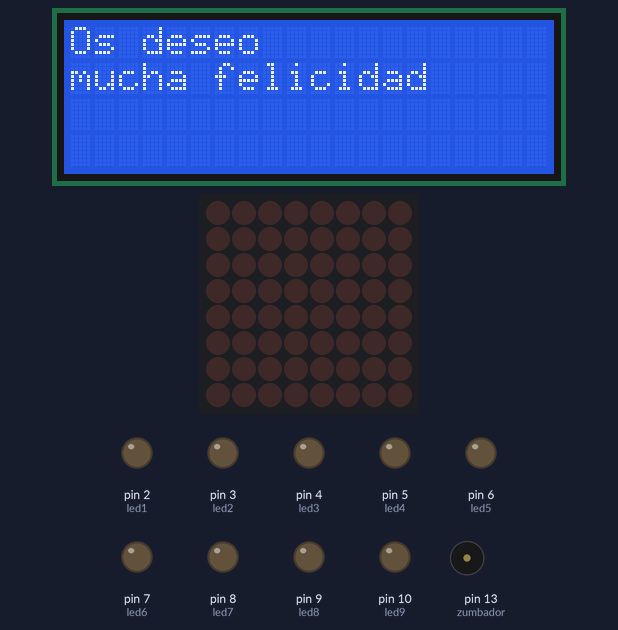
Bench run of a sketch on a simulated Arduino Uno, built with avr-gcc and run on an emulated ATmega328P. Parts: 20×4 character LCD, 8×8 LED matrix, output pins drawn as LEDs (lit = HIGH), buzzer (waves = sounding).

Above: at 5.1 s.
At 10.1 s:
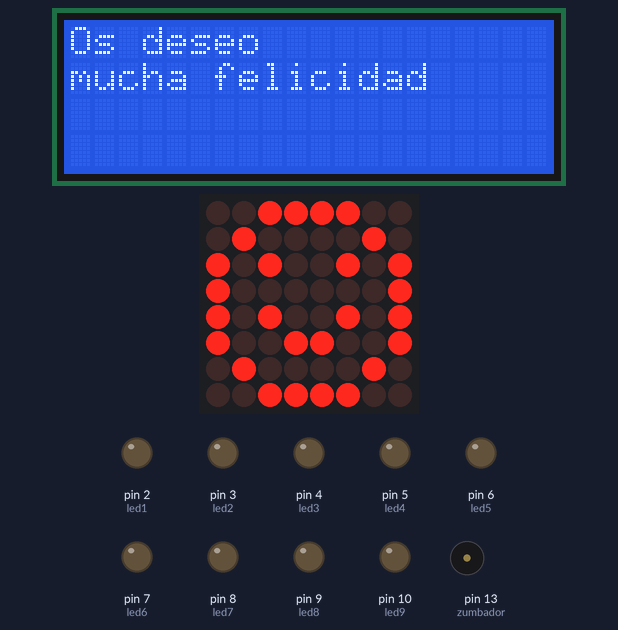
At 17.2 s:
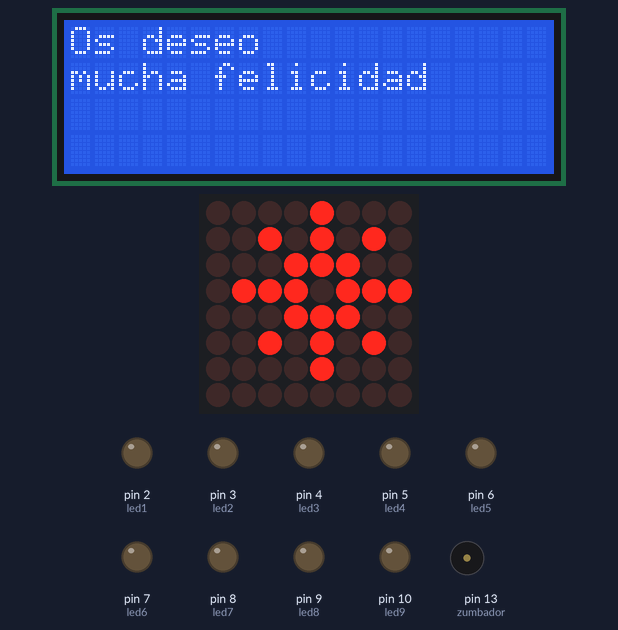
At 21.6 s:
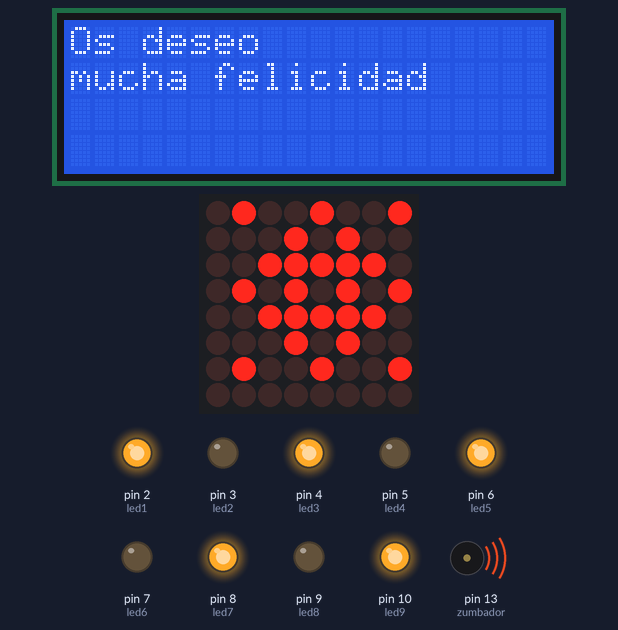
At 26.0 s:
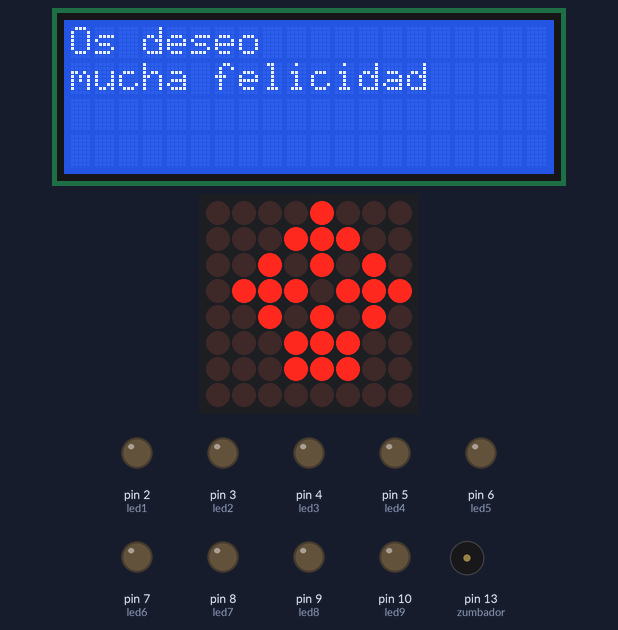
At 30.7 s:
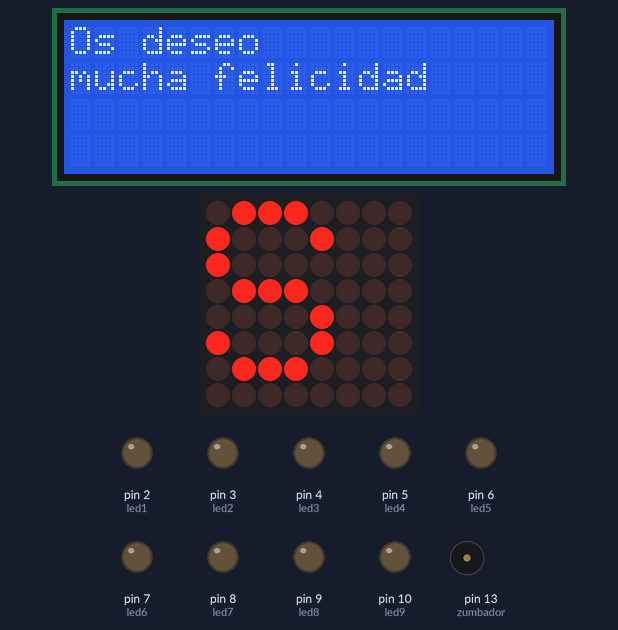
Timing chart, 0 to 40.0 s (numbered marks = the images above):
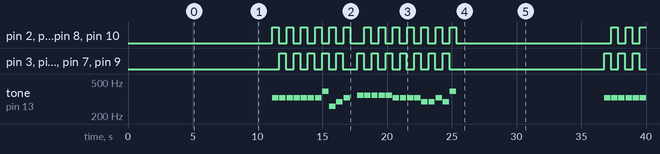

Measured:
- by itself, pin 3 (led2), pin 5 (led4), pin 7 (led6), pin 9 (led8): LOW → HIGH at 11.7 s, → LOW 0.50 s later, → HIGH 0.60 s later, → LOW 0.50 s later, … (30 changes in this stretch)
- by itself, tone on pin 13 (zumbador): plays 329 Hz for 0.50 s, 329 Hz for 0.50 s, 329 Hz for 0.50 s, 329 Hz for 0.50 s, 329 Hz for 0.50 s, 329 Hz for 0.50 s … (31 notes in this stretch)
- what the display in image 0 shows lasts 5.0 s, from 5.1 s to 10.1 s
- what the display in image 1 shows lasts 1.0 s, from 10.1 s to 11.1 s
- what the display in image 4 shows lasts 1.0 s, from 25.9 s to 26.9 s

The sketch:

navidad_led_buzzer_matriz.ino
```cpp
#include <Adafruit_GFX.h>
#include <gfxfont.h>

#include <Wire.h>
#include <Adafruit_GFX.h>
#include "Adafruit_LEDBackpack.h"

//#include <LCD.h>
#include <LiquidCrystal_I2C.h>

Adafruit_8x8matrix matrix = Adafruit_8x8matrix();

/*
 * CONEXIONES
 *  Del pin 2 hasta el 10 para los leds.
 *  Zumbador en el 13
 *  Matrix en el I²C
 */

/* declaracion objeto LCD */
#define I2C_ADDR          0x27
//LiquidCrystal_I2C      lcd(I2C_ADDR, En_pin,Rw_pin,Rs_pin,D4_pin,D5_pin,D6_pin,D7_pin);
LiquidCrystal_I2C      lcd(I2C_ADDR, 20,4);

/* Declaración de las frecuencias de las notas musicales */

const float c = 261.63; // Do (Octava 0)
const float d = 293.66; // Re (Octava 0)
const float e = 329.63; // Mi (Octava 0)
const float f = 349.23; // Fa (Octava 0)
const float g = 392.00; // Sol (Octava 0)
const float gS = 415.30;  // Sol# (Octava 0)
const float a = 440.00; // La (Octava 0)
const float b = 466.16; // La# (Octava 0)
const float cH = 523.25;   // Do (Octava 1)
const float cSH = 554.37;  // Do# (Octava 1)
const float dH = 587.33; // Re (Octava 1)
const float dSH = 622.25; // Re# (Octava 1)
const float eH = 659.26; // Mi (Octava 1)
const float fH = 698.46; // Fa (Octava 1)
const float fSH = 739.99; // Fa# (Octava 1)
const float gH = 783.99;  // Sol (Octava 1)
const float gSH = 830.61; // Sol# (Octava 1)
const float aH = 880.00; // La (Octava 1)

const int zumbador = 13; // Pin digital para el zumbador

const int led1 = 2; // Pin digital para el LED 1
const int led2 = 3; // Pin digital para el LED 2
const int led3 = 4; // Pin digital para el LED 3
const int led4 = 5; // Pin digital para el LED 4
const int led5 = 6; // Pin digital para el LED 5
const int led6 = 7; // Pin digital para el LED 6
const int led7 = 8; // Pin digital para el LED 7
const int led8 = 9; // Pin digital para el LED 8
const int led9 = 10; // Pin digital para el LED 9


int contador = 0;

/*
 * Declaracion de los smiles, muñecos, numeros
 * y constantes usadas para la matrix
 *
 */

boolean cambia_cara = true;

static const uint8_t PROGMEM
  smile_bmp[] =
  { B00111100,
    B01000010,
    B10100101,
    B10000001,
    B10100101,
    B10011001,
    B01000010,
    B00111100 },


  copoNieve1_bmp[] =
  { B00011100,
    B01010101,
    B11001001,
    B01110111,
    B01001001,
    B00101010,
    B00011100,
    B00000000
   },

  copoNieve2_bmp[] =
  { B00001000,
    B00101010,
    B00011100,
    B01110111,
    B00011100,
    B00101010,
    B00001000,
    B00000000
  },

  copoNieve3_bmp[] =
  { B00010100,
    B00101010,
    B01011101,
    B00101010,
    B01011101,
    B00101010,
    B00010100,
    B00000000
  },

  copoNieve4_bmp[] =
  { B01001001,
    B00010100,
    B00111110,
    B01010101,
    B00111110,
    B00010100,
    B01001001,
    B00000000
  },

  copoNieve5_bmp[] =
  { B00001000,
    B00110110,
    B00101010,
    B01011101,
    B00101010,
    B00110110,
    B00001000,
    B00000000
  },

  copoNieve6_bmp[] =
  { B00001000,
    B00011100,
    B00101010,
    B01110111,
    B00101010,
    B00011100,
    B00011100,
    B00000000
  };

/*
 * funcion texto, pintara el texto de agradecimiento
 */
void texto(){
    matrix.clear();
    matrix.setTextSize(0.1);
    matrix.setTextWrap(false);  // we dont want text to wrap so it scrolls nicely
    matrix.setTextColor(LED_ON);
    for (int8_t x=0; x>=-36; x--) {
      matrix.clear();
      matrix.setCursor(x,0);
      matrix.print("GRACIAS");
      matrix.writeDisplay();
      delay(100);
    }

}

/*
 * funcion cara. mostrara la carita, smail o lo que sea
 */

void cara(){

  if (cambia_cara) {
    matrix.clear();
    matrix.drawBitmap(0, 0, smile_bmp, 8, 8, LED_ON);
    matrix.writeDisplay();
    delay(50);
    cambia_cara = !cambia_cara;
  }else{
    /*
    matrix.clear();
    matrix.drawBitmap(0, 0, copoNieve1_bmp, 8, 8, LED_ON);
    matrix.writeDisplay();
    delay(300);
    matrix.clear();
    matrix.drawBitmap(0, 0, copoNieve2_bmp, 8, 8, LED_ON);
    matrix.writeDisplay();
    delay(300);
    matrix.clear();
    matrix.drawBitmap(0, 0, copoNieve3_bmp, 8, 8, LED_ON);
    matrix.writeDisplay();
    delay(300);
    matrix.clear();
    matrix.drawBitmap(0, 0, copoNieve4_bmp, 8, 8, LED_ON);
    matrix.writeDisplay();
    delay(300);
    matrix.clear();
    matrix.drawBitmap(0, 0, copoNieve5_bmp, 8, 8, LED_ON);
    matrix.writeDisplay();
    delay(300);
    matrix.clear();
    matrix.drawBitmap(0, 0, copoNieve6_bmp, 8, 8, LED_ON);
    matrix.writeDisplay();
    */
  }
}

void tono(int frecuencia, int duracion) {
  // Suena el tono en el zumbador
  tone(zumbador, frecuencia, duracion);

  // Se encienden los leds alternamente
  if(contador % 2 == 0){
    digitalWrite(led1, HIGH);
    digitalWrite(led3, HIGH);
    digitalWrite(led5, HIGH);
    digitalWrite(led7, HIGH);
    digitalWrite(led9, HIGH);
    delay(duracion);
    digitalWrite(led1, LOW);
    digitalWrite(led3, LOW);
    digitalWrite(led5, LOW);
    digitalWrite(led7, LOW);
    digitalWrite(led9, LOW);

  }
  else {
    digitalWrite(led2, HIGH);
    digitalWrite(led4, HIGH);
    digitalWrite(led6, HIGH);
    digitalWrite(led8, HIGH);
    delay(duracion);
    digitalWrite(led2, LOW);
    digitalWrite(led4, LOW);
    digitalWrite(led6, LOW);
    digitalWrite(led8, LOW);
  }
  //cara();
  // Para de sonar el tono en el zumbador
  noTone(zumbador);
  delay(50);

  // Se incrementa el contador
  contador++;
}

void villancico(){
  digitalWrite(zumbador,LOW);
  matrix.clear();
  matrix.drawBitmap(0, 0, copoNieve1_bmp, 8, 8, LED_ON);
  matrix.writeDisplay();
  matrix.clear();
  matrix.drawBitmap(0, 0, copoNieve2_bmp, 8, 8, LED_ON);
  matrix.writeDisplay();
  tono(e, 500);
  tono(e, 500);
  tono(e, 500);
  tono(e, 500);
  tono(e, 500);
  tono(e, 500);
  tono(e, 500);
  tono(g, 500);
  tono(c, 500);
  tono(d, 500);
  tono(e, 500);
  delay(500);
  matrix.clear();
  matrix.drawBitmap(0, 0, copoNieve3_bmp, 8, 8, LED_ON);
  matrix.writeDisplay();
  matrix.clear();
  matrix.drawBitmap(0, 0, copoNieve4_bmp, 8, 8, LED_ON);
  matrix.writeDisplay();

  tono(f, 500);
  tono(f, 500);
  tono(f, 500);
  tono(f, 500);
  tono(f, 500);
  tono(e, 500);
  tono(e, 500);
  tono(e, 500);
  tono(e, 500);
  tono(d, 500);
  tono(d, 500);
  tono(e, 500);
  tono(d, 500);
  tono(g, 500);
  delay(500);

  matrix.clear();
  matrix.drawBitmap(0, 0, copoNieve5_bmp, 8, 8, LED_ON);
  matrix.writeDisplay();
  matrix.clear();
  matrix.drawBitmap(0, 0, copoNieve6_bmp, 8, 8, LED_ON);
  matrix.writeDisplay();
}
void setup() {
  Serial.begin(9600);

  /* declaro pin para zumbador y leds */
  pinMode(zumbador, OUTPUT);
  pinMode(led1, OUTPUT);
  pinMode(led2, OUTPUT);
  pinMode(led3, OUTPUT);
  pinMode(led2, OUTPUT);
  pinMode(led4, OUTPUT);
  pinMode(led5, OUTPUT);
  pinMode(led6, OUTPUT);
  pinMode(led7, OUTPUT);
  pinMode(led8, OUTPUT);
  pinMode(led9, OUTPUT);

  /* declaro LCD 16x2 */
  lcd.init();
  //lcd.setBacklight(HIGH);
  lcd.backlight();

  /* declaro matrix */
  matrix.begin(0x70);  // pass in the address
  matrix.clear();
  delay(5000);
}

void loop() {
    /* lo mandamos al LCD-I2C */
    matrix.clear();
    lcd.setCursor(0,0);
    lcd.print("Os deseo");
    lcd.setCursor(0,1);
    lcd.print("mucha felicidad");
    delay(5000);
    cara();
    delay(1000);
    villancico();
    delay(1000);
    texto();

}
```
